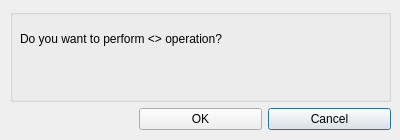
<?xml version="1.0" encoding="UTF-8"?>
<ui version="4.0">
 <class>ConfirmDelete</class>
 <widget class="QDialog" name="ConfirmDelete">
  <property name="geometry">
   <rect>
    <x>0</x>
    <y>0</y>
    <width>400</width>
    <height>140</height>
   </rect>
  </property>
  <property name="windowTitle">
   <string>Dialog</string>
  </property>
  <property name="windowIcon">
   <iconset resource="resources/resources.qrc">
    <normaloff>:/pngegg.png</normaloff>:/pngegg.png</iconset>
  </property>
  <widget class="QWidget" name="gridLayoutWidget">
   <property name="geometry">
    <rect>
     <x>10</x>
     <y>9</y>
     <width>381</width>
     <height>121</height>
    </rect>
   </property>
   <layout class="QGridLayout" name="gridLayout">
    <item row="0" column="0" colspan="3">
     <widget class="QGroupBox" name="groupBox">
      <property name="title">
       <string/>
      </property>
      <widget class="QLabel" name="label">
       <property name="geometry">
        <rect>
         <x>10</x>
         <y>20</y>
         <width>361</width>
         <height>20</height>
        </rect>
       </property>
       <property name="text">
        <string>      Do you want to perform &lt;&lt;Delete&gt;&gt; operation?</string>
       </property>
      </widget>
     </widget>
    </item>
    <item row="1" column="2">
     <widget class="QPushButton" name="btnCancel">
      <property name="text">
       <string>Cancel</string>
      </property>
     </widget>
    </item>
    <item row="1" column="1">
     <widget class="QPushButton" name="btnOK">
      <property name="text">
       <string>OK</string>
      </property>
     </widget>
    </item>
   </layout>
  </widget>
 </widget>
 <resources>
  <include location="resources/resources.qrc"/>
 </resources>
 <connections/>
</ui>
